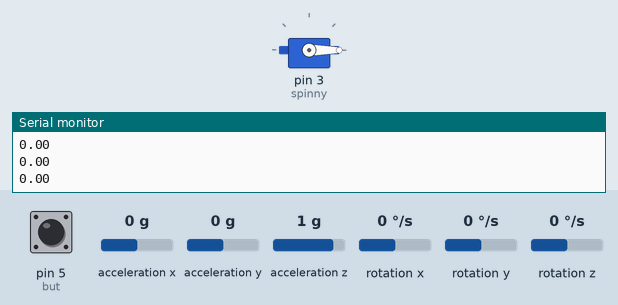
Simulated run of this sketch. Board: Arduino Uno, built with avr-gcc and run on an emulated ATmega328P. On the bench: servo, the last lines printed to the serial monitor. The test bench sets the inputs (shaded band); at power-on: acceleration z 1 g, pin 5 (but) HIGH, acceleration x 0 g, acceleration y 0 g, rotation x 0 °/s, rotation y 0 °/s, rotation z 0 °/s.

Above: at 8.7 s.
8.8 s: acceleration z set to -1.4 g
At 10.2 s:
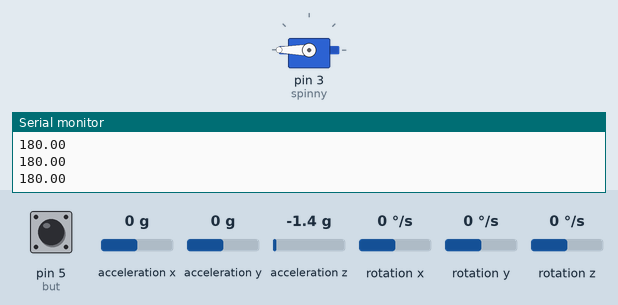
10.5 s: acceleration z set to -0.8 g
At 11.7 s:
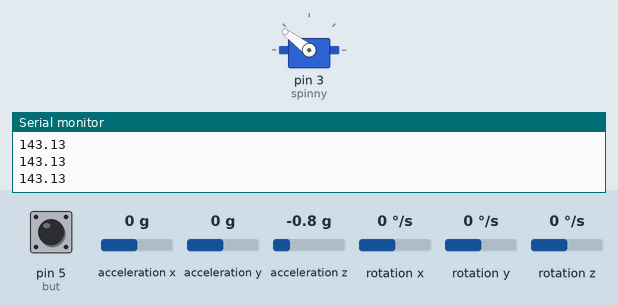
12.0 s: acceleration z set to 0.8 g
At 12.3 s:
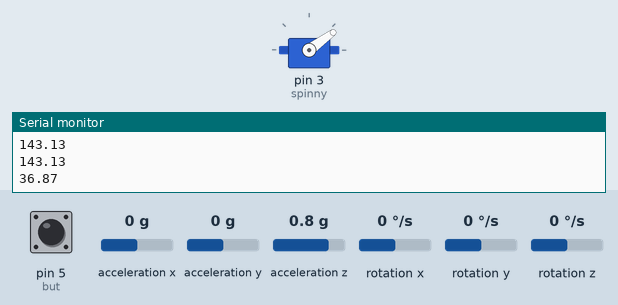
13.5 s: acceleration z set to 0 g
At 13.9 s:
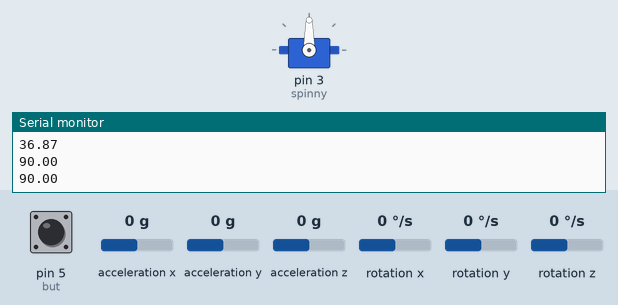
15.0 s: acceleration z set to 1.4 g
At 15.5 s:
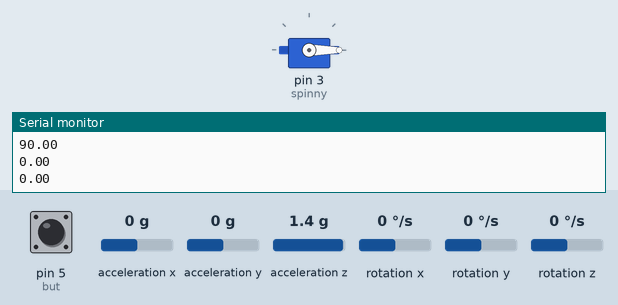
Timing chart, 0 to 17.5 s (numbered marks = the images above; inputs shaded):
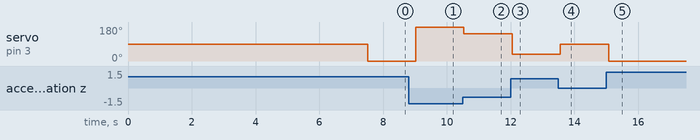

The sketch:

lab7c.ino
```cpp
#include <Servo.h>

// Libraries needed
#include <LSM6.h>
#include <LIS3MDL.h>
#include <Wire.h>
#include <math.h>
#include <EEPROM.h>
#include <EEWrap.h>

// For storing the variables even after power disconnect
int16_e maxx,maxy,maxz EEMEM; // This is the equivalent of "int x",
int16_e minx,miny,minz EEMEM; // This is the equivalent of "int x",
int16_e temp_minx, temp_miny, temp_minz;
int16_e temp_maxx, temp_maxy, temp_maxz;
 // but stored in EEPROM
LIS3MDL mag;
LSM6 myAccel;
Servo spinny;

bool checker = false;
const int but = 5;

// Floats for easy division
float x,y,z;
float xs,ys,zs;
float theta;
float ang;
float curr_pos, pos;
float val;
float num;

// Switch case states
enum state {
  inits,
  disph,
  calib
};
state S = inits;

void setup() {
  Serial.begin(9600);
  spinny.attach(3); // Initialize servo motor to pin 3
  pinMode(but, INPUT_PULLUP); // Setup button
  // Initialize accelerometer
  Wire.begin();
  myAccel.init();
  myAccel.enableDefault();
  num = calibrate();
}

void loop() {
  // Read the accelerometer
  myAccel.read();
  z = myAccel.a.z;
  val = z/num; // Gets the acceleration in G's
  theta = acos(constrain(val, -1, 1)); // Keeps the arg from -1 to 1
  ang = (theta*180)/M_PI; // Get the value in degrees
  spinny.write(ang); // Writes it to the Servo
  Serial.println(ang);
  delay(250);
}

void read_accel() {
  while (1) {
    if (digitalRead(but) == LOW) { // End process if button is pressed
      Serial.println("Reading complete.");
      break;
    }
    myAccel.read(); // Reads device for z-accelerometer
    z = myAccel.a.z;
    Serial.println(z);
    delay(200);
  }
}

float calibrate() {
  checker = false;
  float sum = 0;
  for (int i = 0; i < 5; i++) { // Get five measurements
    if (digitalRead(but) == LOW) { // End process if button is pressed
      Serial.println("Calibration complete.");
      break;
    }

    myAccel.read();
    Serial.println("Calibrating...");
    Serial.println("Place the device flat on the table...");
    delay(500);

    // Updates the z-value of the acceleration
    Serial.println(myAccel.a.z);
    sum = sum + myAccel.a.z; // Keeps adding previous value to get total
    delay(1000);
  }
  return sum/5.; // Get the average
}
```

Measured:
- after the input at 8.8 s, servo on pin 3 (spinny): 0° → 180° after 0.22 s
- after the input at 10.5 s, servo on pin 3 (spinny): 180° → 143° at once
- after the input at 12.0 s, servo on pin 3 (spinny): 143° → 36° after 0.05 s
- after the input at 13.5 s, servo on pin 3 (spinny): 36° → 90° after 0.06 s
- after the input at 15.0 s, servo on pin 3 (spinny): 90° → 0° after 0.07 s
